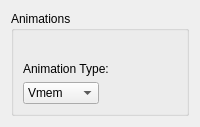
      <widget class="QWidget" name="sim_conf_stack_page_Animations">
       <layout class="QGridLayout" name="gridLayout_20">
        <item row="0" column="0">
         <widget class="QGroupBox" name="groupBox_4">
          <property name="title">
           <string>Animations</string>
          </property>
          <layout class="QFormLayout" name="formLayout_14">
           <item row="1" column="0">
            <widget class="QLabel" name="label_65">
             <property name="text">
              <string>Animation Type:</string>
             </property>
            </widget>
           </item>
           <item row="2" column="0">
            <widget class="QComboBox" name="comboBox_3">
             <item>
              <property name="text">
               <string>Vmem</string>
              </property>
             </item>
             <item>
              <property name="text">
               <string>Venv</string>
              </property>
             </item>
             <item>
              <property name="text">
               <string>GJ State</string>
              </property>
             </item>
             <item>
              <property name="text">
               <string>Ion</string>
              </property>
             </item>
             <item>
              <property name="text">
               <string>Current</string>
              </property>
             </item>
             <item>
              <property name="text">
               <string>E Field</string>
              </property>
             </item>
             <item>
              <property name="text">
               <string/>
              </property>
             </item>
            </widget>
           </item>
           <item row="0" column="0">
            <spacer name="verticalSpacer_35">
             <property name="orientation">
              <enum>Qt::Vertical</enum>
             </property>
             <property name="sizeType">
              <enum>QSizePolicy::Fixed</enum>
             </property>
             <property name="sizeHint" stdset="0">
              <size>
               <width>20</width>
               <height>16</height>
              </size>
             </property>
            </spacer>
           </item>
          </layout>
         </widget>
        </item>
       </layout>
      </widget>
